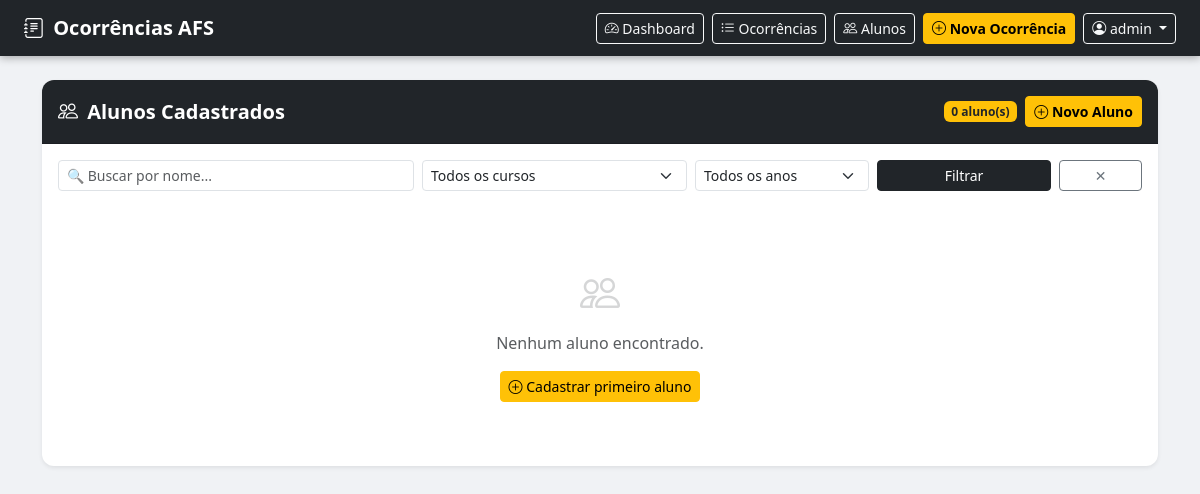
The page /alunos/ (signed in) on the database as committed earlier.
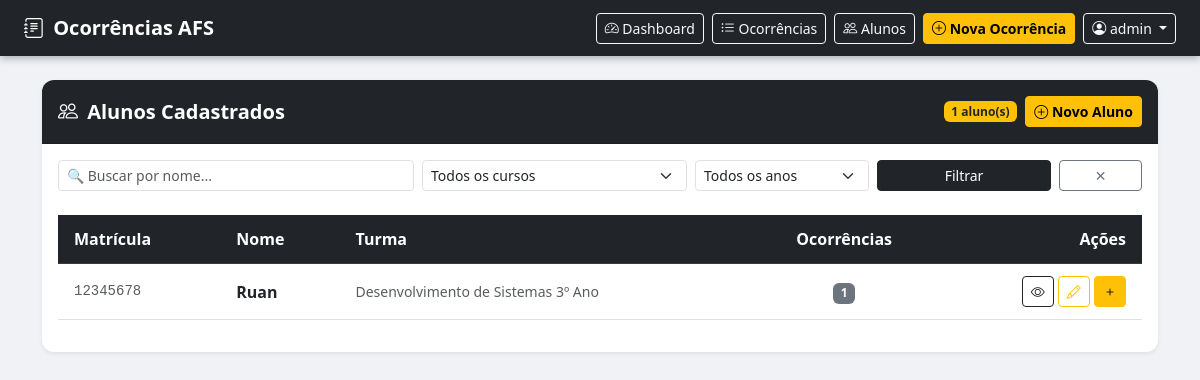
The same page on the database as committed later.
### ocorrencias/models.py (models this page shows, shortened)
class Aluno(models.Model):
    class Curso(models.TextChoices):
        ADMINISTRACAO = 'administracao', 'Administração'
        ENFERMAGEM = 'enfermagem', 'Enfermagem'
        INFORMATICA = 'informatica', 'Informática'
        LOGISTICA = 'logistica', 'Logística'
        DS = 'ds', 'Desenvolvimento de Sistemas'
    ANOS = [(1, '1º Ano'), (2, '2º Ano'), (3, '3º Ano')]
    matricula = models.CharField(max_length=20, unique=True, db_index=True)
    nome = models.CharField(max_length=200, db_index=True)
    curso = models.CharField(max_length=50, choices=Curso.choices, db_index=True)
    ano = models.PositiveSmallIntegerField(choices=ANOS, db_index=True)
    ativo = models.BooleanField(default=True)
    @property
    def turma(self):
        return f'{self.get_curso_display()} {self.get_ano_display()}'
    class Meta:
        ordering     = ['nome']
        verbose_name = 'Aluno'
        verbose_name_plural = 'Alunos'

### ocorrencias/views.py (the view)
# urls.py: path("alunos/", views.listar_alunos, name="listar_alunos"),
@login_required
def listar_alunos(request):
    alunos = Aluno.objects.filter(ativo=True).annotate(
        total_ocorrencias=Count("ocorrencias")
    )
    nome = request.GET.get("nome", "").strip()
    if nome:
        alunos = alunos.filter(nome__icontains=nome)
    curso = request.GET.get("curso", "")
    if curso:
        alunos = alunos.filter(curso=curso)
    ano = request.GET.get("ano", "")
    if ano:
        alunos = alunos.filter(ano=ano)
    context = {
        "alunos": alunos,
        "cursos": Aluno.Curso.choices,
        "anos": [(str(v), l) for v, l in Aluno.ANOS],
    }
    return render(request, "ocorrencias/listar_alunos.html", context)

### ocorrencias/templates/ocorrencias/listar_alunos.html (shortened to what this page needs)
{% extends 'ocorrencias/base.html' %}
{% block content %}
<div class="card shadow-sm">
  <div class="card-header bg-dark text-white d-flex justify-content-between align-items-center py-3">
    <h5 class="mb-0 fw-semibold">
      <i class="bi bi-people me-1"></i> Alunos Cadastrados
    </h5>
    <div class="d-flex gap-2 align-items-center">
      <span class="badge bg-warning text-dark">{{ alunos.count }} aluno(s)</span>
      <a href="{% url 'cadastrar_aluno' %}" class="btn btn-warning btn-sm fw-semibold">
        <i class="bi bi-plus-circle"></i> Novo Aluno
      </a>
    </div>
  </div>
  <div class="card-body">
    <form method="GET" class="row g-2 mb-4">
      <div class="col-md-4">
        <input
          type="text" name="nome" class="form-control form-control-sm"
          placeholder="🔍 Buscar por nome..."
          value="{{ request.GET.nome }}"
        />
      </div>
      <div class="col-md-3">
        <select name="curso" class="form-select form-select-sm">
          <option value="">Todos os cursos</option>
        </select>
      </div>
      <div class="col-md-2">
        <select name="ano" class="form-select form-select-sm">
          <option value="">Todos os anos</option>
        </select>
      </div>
      <div class="col-md-2">
        <button type="submit" class="btn btn-dark btn-sm w-100">Filtrar</button>
      </div>
      <div class="col-md-1">
        <a href="{% url 'listar_alunos' %}" class="btn btn-outline-secondary btn-sm w-100" title="Limpar">✕</a>
      </div>
    </form>
    {% if alunos %}
    <div class="table-responsive">
      <table class="table table-hover align-middle">
        <thead class="table-dark">
          <tr>
            <th class="ps-3">Matrícula</th>
            <th>Nome</th>
            <th>Turma</th>
            <th class="text-center">Ocorrências</th>
            <th class="text-end pe-3">Ações</th>
          </tr>
        </thead>
        <tbody>
          {% for aluno in alunos %}
          <tr>
            <td class="ps-3 text-muted small font-monospace">{{ aluno.matricula }}</td>
            <td class="fw-semibold">
              <a href="{% url 'detalhe_aluno' aluno.pk %}" class="text-decoration-none text-dark">
                {{ aluno.nome }}
              </a>
            </td>
            <td class="text-muted small">{{ aluno.turma }}</td>
            <td class="text-center">
              {% if aluno.total_ocorrencias > 0 %}
                <span class="badge {% if aluno.total_ocorrencias >= 5 %}bg-danger{% elif aluno.total_ocorrencias >= 3 %}bg-warning text-dark{% else %}bg-secondary{% endif %}">
                  {{ aluno.total_ocorrencias }}
                </span>
              {% else %}
                <span class="text-muted small">—</span>
              {% endif %}
            </td>
            <td class="text-end pe-3">
              <a href="{% url 'detalhe_aluno' aluno.pk %}" class="btn btn-sm btn-outline-dark" title="Ver histórico">
                <i class="bi bi-eye"></i>
              </a>
              <a href="{% url 'editar_aluno' aluno.pk %}" class="btn btn-sm btn-outline-warning" title="Editar">
                <i class="bi bi-pencil"></i>
              </a>
              <a href="{% url 'cadastrar' %}?aluno={{ aluno.pk }}" class="btn btn-sm btn-warning" title="Nova ocorrência">
                <i class="bi bi-plus"></i>
              </a>
            </td>
          </tr>
          {% endfor %}
        </tbody>
      </table>
    </div>
    {% else %}
    <div class="text-center text-muted py-5">
      <i class="bi bi-people fs-1 d-block mb-2 opacity-25"></i>
      <p class="mb-0">Nenhum aluno encontrado.</p>
      {% if request.GET %}
        <a href="{% url 'listar_alunos' %}" class="btn btn-sm btn-outline-secondary mt-3">
          <i class="bi bi-x"></i> Limpar filtros
        </a>
      {% else %}
        <a href="{% url 'cadastrar_aluno' %}" class="btn btn-sm btn-warning mt-3">
          <i class="bi bi-plus-circle"></i> Cadastrar primeiro aluno
        </a>
      {% endif %}
    </div>
    {% endif %}
  </div>
</div>
{% endblock %}

Rows that differ between the two databases and show on the page:
added Aluno: matricula "12345678", nome "Ruan", turma "Desenvolvimento de Sistemas 3º Ano", total_ocorrencias "1"
Other text that changed with them:
{{ alunos.count }}: "0" → "1"
text no longer shown: "Nenhum aluno encontrado. Cadastrar primeiro aluno"
text now shown: "Matrícula Nome Turma Ocorrências Ações"
